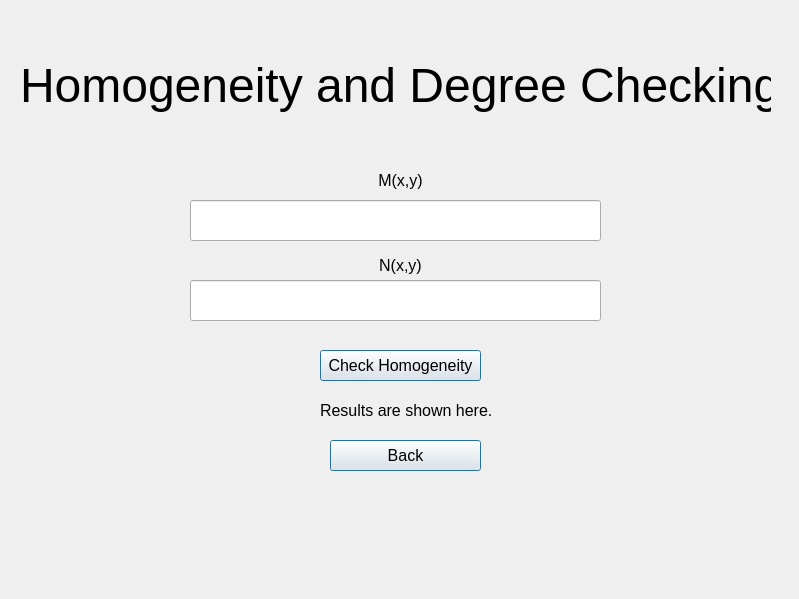
<?xml version="1.0" encoding="UTF-8"?>
<ui version="4.0">
 <class>Form</class>
 <widget class="QWidget" name="Form">
  <property name="geometry">
   <rect>
    <x>0</x>
    <y>0</y>
    <width>799</width>
    <height>599</height>
   </rect>
  </property>
  <property name="windowTitle">
   <string>Check Homogeneity and Degree</string>
  </property>
  <widget class="QLabel" name="label">
   <property name="geometry">
    <rect>
     <x>20</x>
     <y>30</y>
     <width>751</width>
     <height>111</height>
    </rect>
   </property>
   <property name="font">
    <font>
     <pointsize>36</pointsize>
    </font>
   </property>
   <property name="text">
    <string>Homogeneity and Degree Checking</string>
   </property>
  </widget>
  <widget class="QLabel" name="label_3">
   <property name="geometry">
    <rect>
     <x>370</x>
     <y>250</y>
     <width>61</width>
     <height>31</height>
    </rect>
   </property>
   <property name="font">
    <font>
     <pointsize>12</pointsize>
    </font>
   </property>
   <property name="text">
    <string>N(x,y)</string>
   </property>
   <property name="alignment">
    <set>Qt::AlignCenter</set>
   </property>
  </widget>
  <widget class="QLineEdit" name="nXYInput">
   <property name="geometry">
    <rect>
     <x>190</x>
     <y>280</y>
     <width>411</width>
     <height>41</height>
    </rect>
   </property>
  </widget>
  <widget class="QLabel" name="resultText">
   <property name="geometry">
    <rect>
     <x>320</x>
     <y>390</y>
     <width>171</width>
     <height>41</height>
    </rect>
   </property>
   <property name="font">
    <font>
     <pointsize>12</pointsize>
    </font>
   </property>
   <property name="text">
    <string>Results are shown here.</string>
   </property>
  </widget>
  <widget class="QLabel" name="label_2">
   <property name="geometry">
    <rect>
     <x>370</x>
     <y>170</y>
     <width>61</width>
     <height>21</height>
    </rect>
   </property>
   <property name="font">
    <font>
     <pointsize>12</pointsize>
    </font>
   </property>
   <property name="text">
    <string>M(x,y)</string>
   </property>
   <property name="alignment">
    <set>Qt::AlignCenter</set>
   </property>
  </widget>
  <widget class="QPushButton" name="checkForHomogeneity">
   <property name="geometry">
    <rect>
     <x>320</x>
     <y>350</y>
     <width>161</width>
     <height>31</height>
    </rect>
   </property>
   <property name="font">
    <font>
     <pointsize>12</pointsize>
    </font>
   </property>
   <property name="text">
    <string>Check Homogeneity</string>
   </property>
   <property name="default">
    <bool>true</bool>
   </property>
  </widget>
  <widget class="QPushButton" name="backToMenu">
   <property name="geometry">
    <rect>
     <x>330</x>
     <y>440</y>
     <width>151</width>
     <height>31</height>
    </rect>
   </property>
   <property name="font">
    <font>
     <pointsize>12</pointsize>
    </font>
   </property>
   <property name="text">
    <string>Back</string>
   </property>
   <property name="default">
    <bool>true</bool>
   </property>
  </widget>
  <widget class="QLineEdit" name="mXYInput">
   <property name="geometry">
    <rect>
     <x>190</x>
     <y>200</y>
     <width>411</width>
     <height>41</height>
    </rect>
   </property>
  </widget>
 </widget>
 <resources/>
 <connections/>
</ui>
